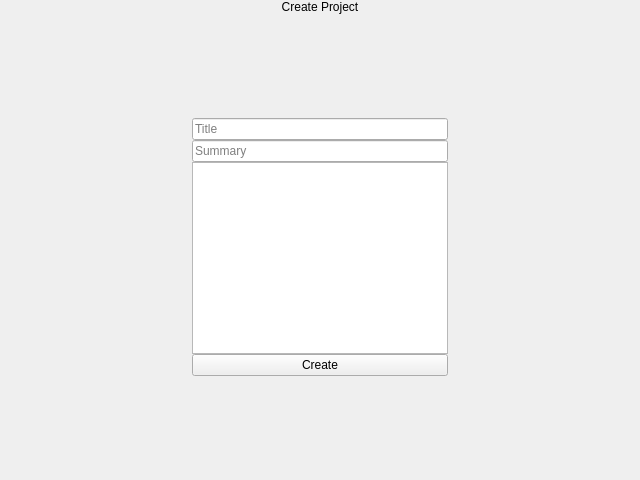
<?xml version="1.0" encoding="UTF-8"?>
<ui version="4.0">
 <class>CreateProjectWidget</class>
 <widget class="QWidget" name="CreateProjectWidget">
  <property name="geometry">
   <rect>
    <x>0</x>
    <y>0</y>
    <width>640</width>
    <height>480</height>
   </rect>
  </property>
  <property name="windowTitle">
   <string>Form</string>
  </property>
  <layout class="QVBoxLayout" name="verticalLayout_2">
   <property name="spacing">
    <number>0</number>
   </property>
   <property name="leftMargin">
    <number>0</number>
   </property>
   <property name="topMargin">
    <number>0</number>
   </property>
   <property name="rightMargin">
    <number>0</number>
   </property>
   <property name="bottomMargin">
    <number>0</number>
   </property>
   <item>
    <widget class="QLabel" name="label">
     <property name="text">
      <string>Create Project</string>
     </property>
     <property name="alignment">
      <set>Qt::AlignCenter</set>
     </property>
    </widget>
   </item>
   <item>
    <spacer name="verticalSpacer_2">
     <property name="orientation">
      <enum>Qt::Vertical</enum>
     </property>
     <property name="sizeHint" stdset="0">
      <size>
       <width>20</width>
       <height>68</height>
      </size>
     </property>
    </spacer>
   </item>
   <item>
    <layout class="QHBoxLayout" name="horizontalLayout">
     <item>
      <spacer name="horizontalSpacer">
       <property name="orientation">
        <enum>Qt::Horizontal</enum>
       </property>
       <property name="sizeHint" stdset="0">
        <size>
         <width>40</width>
         <height>20</height>
        </size>
       </property>
      </spacer>
     </item>
     <item>
      <layout class="QVBoxLayout" name="verticalLayout">
       <item>
        <widget class="QLineEdit" name="le_Title">
         <property name="placeholderText">
          <string>Title</string>
         </property>
        </widget>
       </item>
       <item>
        <widget class="QLineEdit" name="le_Summary">
         <property name="placeholderText">
          <string>Summary</string>
         </property>
        </widget>
       </item>
       <item>
        <widget class="QPlainTextEdit" name="pte_Description">
         <property name="documentTitle">
          <string/>
         </property>
         <property name="plainText">
          <string/>
         </property>
         <property name="placeholderText">
          <string>Description</string>
         </property>
        </widget>
       </item>
       <item>
        <widget class="QPushButton" name="pb_Create">
         <property name="text">
          <string>Create</string>
         </property>
        </widget>
       </item>
      </layout>
     </item>
     <item>
      <spacer name="horizontalSpacer_2">
       <property name="orientation">
        <enum>Qt::Horizontal</enum>
       </property>
       <property name="sizeHint" stdset="0">
        <size>
         <width>40</width>
         <height>20</height>
        </size>
       </property>
      </spacer>
     </item>
    </layout>
   </item>
   <item>
    <spacer name="verticalSpacer">
     <property name="orientation">
      <enum>Qt::Vertical</enum>
     </property>
     <property name="sizeHint" stdset="0">
      <size>
       <width>20</width>
       <height>68</height>
      </size>
     </property>
    </spacer>
   </item>
  </layout>
 </widget>
 <resources/>
 <connections/>
</ui>
